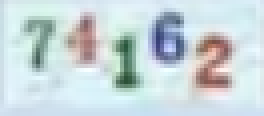
#> input picture image1/006.png, 66 x 29 px (shown 4 times larger)
$ python '26、简单数字识别.py'
#> lines starting #> are read from the running program, lines starting #| are printed output that depends on the picture; after the words box and inside, x2 and y2 are one past the last pixel; in counts of white or black regions, pixels touching at a corner belong together
#> further down, src is the input picture: shape (29, 66, 3); mean B, G, R 217.9, 214.2, 199.8
import cv2 as cv#数字识别
import numpy as np
from PIL import Image
import pytesseract as tess


def recognize_text():
    gray = cv.cvtColor(src, cv.COLOR_BGR2GRAY)
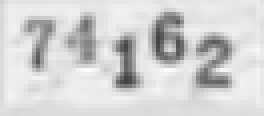
#> gray: shape (29, 66) (shown 4 times larger); min 66, max 253, mean 210.3
    ret, binary = cv.threshold(gray, 0, 255, cv.THRESH_BINARY_INV | cv.THRESH_OTSU)
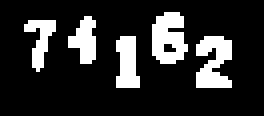
#> binary: shape (29, 66) (shown 4 times larger); 17.5% white; 5 white regions, box (x1, y1, x2, y2) and area: (38, 3, 47, 16) 86, (49, 9, 58, 22) 84, (29, 9, 35, 22) 61, (17, 4, 24, 16) 54, (6, 5, 14, 18) 50
#> ret = 181
    kernel = cv.getStructuringElement(cv.MORPH_RECT, (1, 2))
    bin1 = cv.morphologyEx(binary, cv.MORPH_OPEN, kernel)
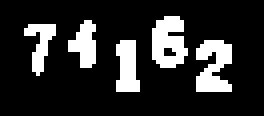
#> bin1: shape (29, 66) (shown 4 times larger); 17.5% white; 5 white regions, box (x1, y1, x2, y2) and area: (38, 4, 47, 17) 86, (49, 10, 58, 23) 84, (29, 10, 35, 23) 61, (17, 5, 24, 17) 54, (6, 6, 14, 19) 50
    kernel = cv.getStructuringElement(cv.MORPH_RECT, (2, 1))
    open_out = cv.morphologyEx(bin1, cv.MORPH_OPEN, kernel)
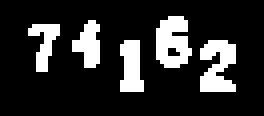
#> open_out: shape (29, 66) (shown 4 times larger); 17.5% white; 5 white regions, box (x1, y1, x2, y2) and area: (39, 4, 48, 17) 86, (50, 10, 59, 23) 84, (30, 10, 36, 23) 61, (18, 5, 25, 17) 54, (7, 6, 15, 18) 49
    cv.imshow("binary", open_out)

    cv.bitwise_not(open_out, open_out)
    textImage = Image.fromarray(open_out)
    text = tess.image_to_string(textImage)
    print("识别结果", text)


src = cv.imread("image1/006.png")
cv.namedWindow("input image", cv.WINDOW_AUTOSIZE)
cv.imshow("input image", src)

recognize_text()
#> (the call stopped at in recognize_text, `text = tess.image_to_string(textImage)`: pytesseract is not available in this run)

cv.waitKey(0)
cv.destroyAllWindows()

$ run again, with image1/004.png copied over image1/006.png
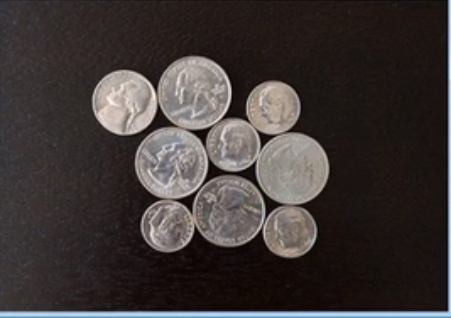
#> input picture image1/004.png, 451 x 318 px
#> src is the input picture: shape (318, 451, 3); mean B, G, R 54.5, 55.7, 62.6
#> in recognize_text, `ret, binary = cv.threshold(gray, 0, 255, cv.THRESH_BINARY_INV | cv.THR..`:
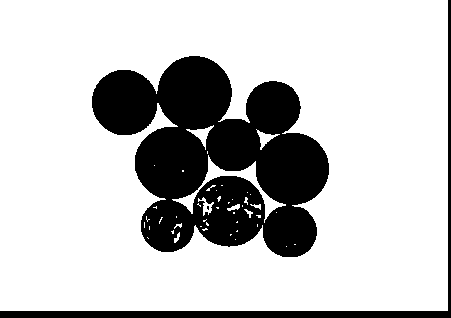
#> binary: shape (318, 451); 77.2% white; 3 black regions (1 under 20 px), largest, box (x1, y1, x2, y2) and area: (92, 56, 329, 257) 28671, (0, 0, 451, 318) 4090
#> ret = 89
#> bin1: shape (318, 451); 77.4% white; 3 black regions (1 under 20 px), largest, box (x1, y1, x2, y2) and area: (92, 57, 329, 258) 28730, (0, 0, 451, 318) 3642
#> in recognize_text, `open_out = cv.morphologyEx(bin1, cv.MORPH_OPEN, kernel)`:
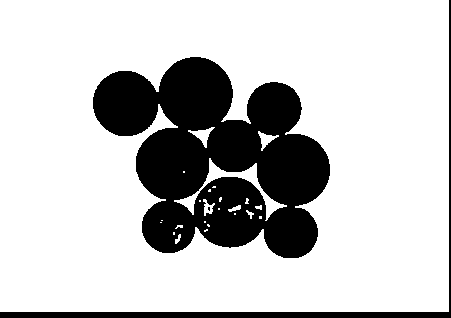
#> open_out: shape (318, 451); 77.6% white; 3 black regions (1 under 20 px), largest, box (x1, y1, x2, y2) and area: (93, 57, 330, 258) 28815, (0, 0, 451, 318) 3330

$ run again, with image1/008.png copied over image1/006.png
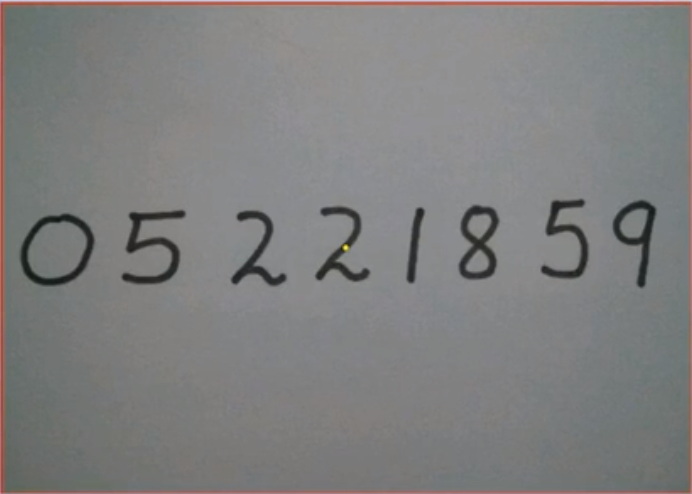
#> input picture image1/008.png, 692 x 494 px
#> src is the input picture: shape (494, 692, 3); mean B, G, R 126.6, 126.9, 127.1
#> in recognize_text, `ret, binary = cv.threshold(gray, 0, 255, cv.THRESH_BINARY_INV | cv.THR..`:
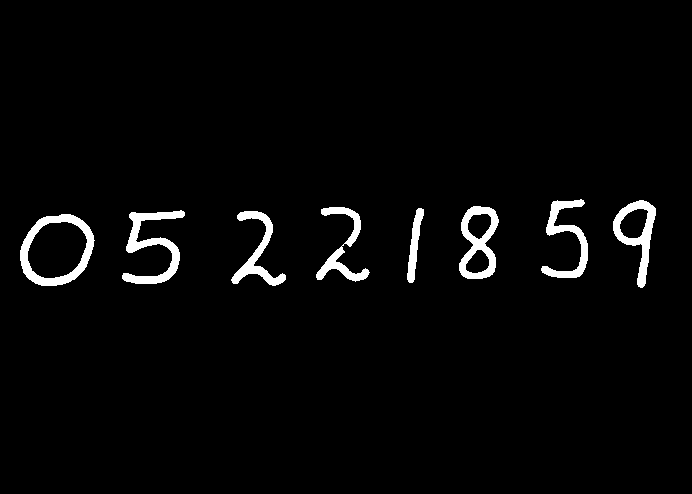
#> binary: shape (494, 692); 2.9% white; 8 white regions, largest, box (x1, y1, x2, y2) and area: (20, 214, 95, 286) 1638, (122, 210, 185, 284) 1580, (459, 206, 499, 279) 1343
#> ret = 91
#> bin1: shape (494, 692); 2.9% white; 10 white regions (1 under 20 px), largest, box (x1, y1, x2, y2) and area: (20, 215, 94, 287) 1637, (122, 211, 185, 285) 1580, (459, 207, 499, 280) 1343
#> in recognize_text, `open_out = cv.morphologyEx(bin1, cv.MORPH_OPEN, kernel)`:
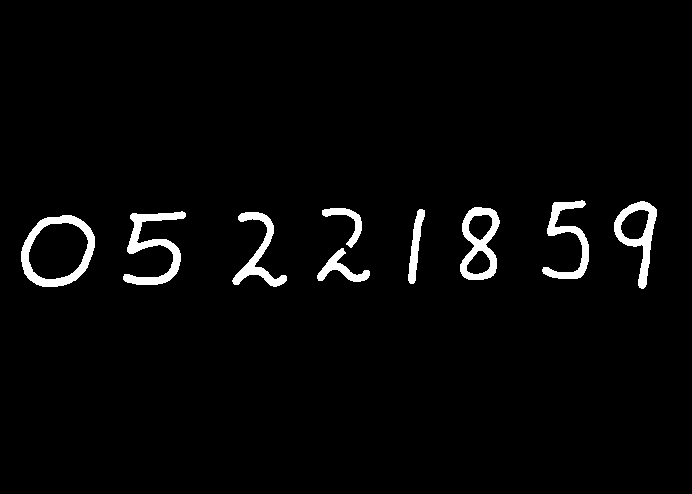
#> open_out: shape (494, 692); 2.9% white; 9 white regions, largest, box (x1, y1, x2, y2) and area: (21, 215, 95, 287) 1637, (123, 211, 186, 285) 1579, (460, 207, 500, 280) 1343
